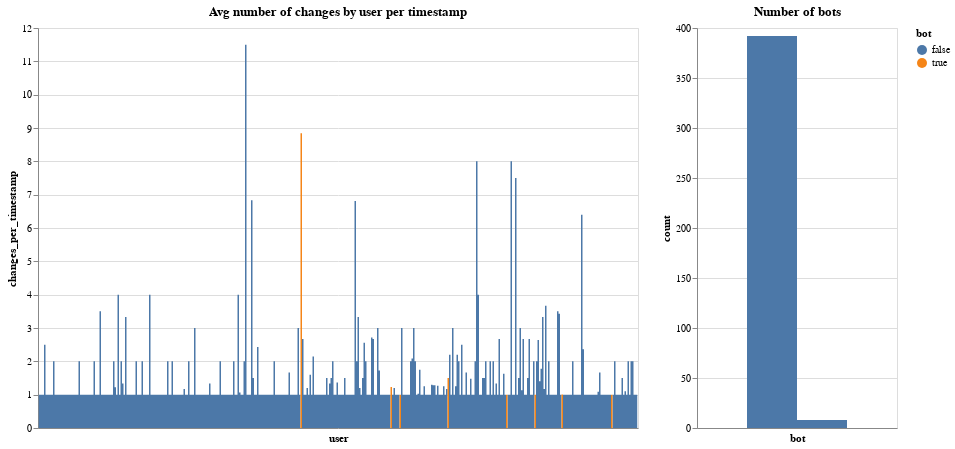

The cell this chart's notebook holds for it:
### Markdown cell above
## Avg number of changes done by user per timestamp

### Code cell
# df['timestamp_parsed'] = df.timestamp.map(lambda x: datetime.fromtimestamp(x))

avg_changes_per_timestamp = df[['user', 'timestamp']].value_counts().groupby('user').mean().reset_index()
avg_changes_per_timestamp.columns = ['user', 'changes_per_timestamp']
avg_changes_per_timestamp['bot'] = avg_changes_per_timestamp.user.map(lambda x: gd_dict[x])

np.random.seed(42)
sample_df = avg_changes_per_timestamp.sample(min(avg_changes_per_timestamp.shape[0], 400))

chart_counts = alt.Chart(sample_df).mark_area(
    interpolate='step'
).encode(
    x = alt.X('user', axis=alt.Axis(labels=False, ticks=False)),
    y = alt.Y('changes_per_timestamp:Q'),
    color = alt.Color('bot:N'),
    tooltip = [alt.Tooltip('user'), alt.Tooltip('changes_per_timestamp:Q')]
).properties(
    width = 600,
    height = 400,
    title = 'Avg number of changes by user per timestamp'
)

chart_bots = alt.Chart(sample_df).mark_area(
    interpolate='step'
).encode(
    x = alt.X('bot:N', axis=alt.Axis(labels=False, ticks=False)),
    y = alt.Y('count()', title='count'),
    tooltip = [alt.Tooltip('count()', title='No of users')]
).properties(
    width = 200,
    height = 400,
    title = 'Number of bots'
)

chart = chart_counts | chart_bots

save(chart, '../charts/avg_number_changes_per_timestamp.html')
chart

### Figure 1 — Vega-Lite specification as saved in the notebook (floating-point values rounded to 4 significant figures; data arrays with more than 128 entries replaced by an {"elided": "..."} marker saying what was removed)
{"config": {"view": {"continuousWidth": 400, "continuousHeight": 300}}, "hconcat": [{"mark": {"type": "area", "interpolate": "step"}, "encoding": {"color": {"type": "nominal", "field": "bot"}, "tooltip": [{"type": "nominal", "field": "user"}, {"type": "quantitative", "field": "changes_per_timestamp"}], "x": {"type": "nominal", "axis": {"labels": false, "ticks": false}, "field": "user"}, "y": {"type": "quantitative", "field": "changes_per_timestamp"}}, "height": 400, "title": "Avg number of changes by user per timestamp", "width": 600}, {"mark": {"type": "area", "interpolate": "step"}, "encoding": {"tooltip": [{"type": "quantitative", "aggregate": "count", "title": "No of users"}], "x": {"type": "nominal", "axis": {"labels": false, "ticks": false}, "field": "bot"}, "y": {"type": "quantitative", "aggregate": "count", "title": "count"}}, "height": 400, "title": "Number of bots", "width": 200}], "data": {"name": "data-0ffb648c149a41a612c81bd1c3609426"}, "$schema": "https://vega.github.io/schema/vega-lite/v4.8.1.json", "datasets": {"data-0ffb648c149a41a612c81bd1c3609426": {"elided": "400 records"}}}
